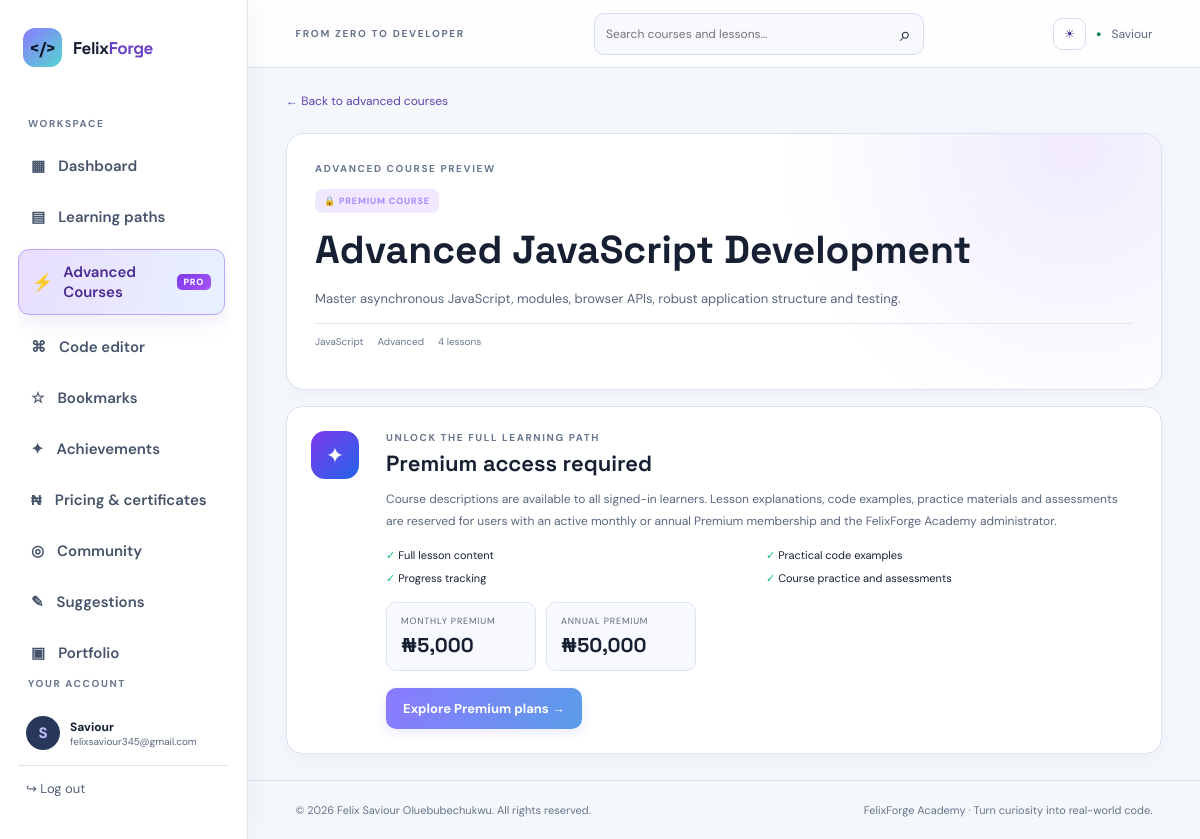
Page /advanced-courses/advanced-javascript (signed in) on the committed database.
### app.py (models this page shows, shortened)
class User(UserMixin, db.Model):
    id = db.Column(db.Integer, primary_key=True)
    username = db.Column(db.String(32), unique=True, nullable=False)
    email = db.Column(db.String(254), unique=True, nullable=False)
    password_hash = db.Column(db.String(255), nullable=False)
    created_at = db.Column(db.DateTime, default=datetime.utcnow)
    projects = db.relationship('Project', backref='owner', cascade='all, delete-orphan')
    progress = db.relationship('Progress', backref='learner', cascade='all, delete-orphan')
    quiz_results = db.relationship('QuizResult', back_populates='learner', cascade='all, delete-orphan')

class Course(db.Model):
    id = db.Column(db.Integer, primary_key=True)
    slug = db.Column(db.String(40), unique=True, nullable=False)
    title = db.Column(db.String(80), nullable=False)
    level = db.Column(db.String(30), default='Beginner')
    description = db.Column(db.Text, default='')
    language = db.Column(db.String(30), nullable=False)
    access_level = db.Column(db.String(20), nullable=False, default='free')
    lessons = db.relationship('Lesson', backref='course', cascade='all, delete-orphan', order_by='Lesson.position')

### app.py (the view)
@app.route('/advanced-courses/<slug>')
@login_required
def advanced_course_detail(slug):
    course = Course.query.filter_by(slug=slug, access_level='premium').first_or_404()
    if can_access_advanced_courses():
        done = {p.lesson_id for p in Progress.query.filter_by(user_id=current_user.id).all()}
        return render_template('course.html', course=course, done=done)
    return render_template('advanced_course_locked.html', course=course,
                           monthly_fee=app.config['MEMBERSHIP_MONTHLY_NAIRA'],
                           annual_fee=app.config['MEMBERSHIP_ANNUAL_NAIRA'])

### app.py (called while the page is built)
@login_manager.user_loader
def load_user(user_id): return db.session.get(User, int(user_id))

def is_admin_user():
    admin_email = app.config.get('ADMIN_EMAIL', '')
    return bool(
        current_user.is_authenticated
        and app.config.get('ADMIN_ENABLED')
        and admin_email
        and current_user.email.lower() == admin_email
    )

def has_active_premium_membership(user_id):
    now = datetime.utcnow()
    return MembershipPayment.query.filter(
        MembershipPayment.user_id == user_id,
        MembershipPayment.plan.in_(['monthly', 'annual']),
        MembershipPayment.status == 'paid',
        MembershipPayment.starts_at.isnot(None),
        MembershipPayment.starts_at <= now,
        MembershipPayment.ends_at.isnot(None),
        MembershipPayment.ends_at > now,
    ).first() is not None

def can_access_advanced_courses():
    return bool(current_user.is_authenticated and (
        is_admin_user() or has_active_premium_membership(current_user.id)
    ))

@app.before_request
def record_daily_activity():
    if current_user.is_authenticated and request.endpoint not in {'static', 'logout'}:
        today = datetime.utcnow().date()
        activity = UserActivity.query.filter_by(user_id=current_user.id, activity_date=today).first()
        if activity is None:
            db.session.add(UserActivity(user_id=current_user.id, activity_date=today, last_seen_at=datetime.utcnow()))
        try:
            db.session.commit()
        except Exception:
            db.session.rollback()
            app.logger.exception('Could not record learner activity')

### templates/advanced_course_locked.html (shortened to what this page needs)
{% extends 'base.html' %}
{% block content %}
<a class="back-link" href="{{ url_for('advanced_courses') }}">← Back to advanced courses</a>
<section class="locked-course-hero"><div class="eyebrow">ADVANCED COURSE PREVIEW</div><div class="locked-course-label">🔒 PREMIUM COURSE</div><h1>{{ course.title }}</h1><p>{{ course.description }}</p><div class="advanced-card-meta"><span>{{ course.language }}</span><span>{{ course.level }}</span><span>{{ course.lessons|length }} lessons</span></div></section>
<section class="locked-content-panel"><div class="locked-content-icon">✦</div><div><div class="eyebrow">UNLOCK THE FULL LEARNING PATH</div><h2>Premium access required</h2><p>Course descriptions are available to all signed-in learners. Lesson explanations, code examples, practice materials and assessments are reserved for users with an active monthly or annual Premium membership and the FelixForge Academy administrator.</p><div class="locked-benefits"><span>✓ Full lesson content</span><span>✓ Practical code examples</span><span>✓ Progress tracking</span><span>✓ Course practice and assessments</span></div><div class="locked-prices"><div><small>MONTHLY PREMIUM</small><b>₦{{ "{:,.0f}".format(monthly_fee) }}</b></div><div><small>ANNUAL PREMIUM</small><b>₦{{ "{:,.0f}".format(annual_fee) }}</b></div></div><a class="button" href="{{ url_for('monetization_plan') }}">Explore Premium plans →</a></div></section>
{% endblock %}

### templates/base.html (shortened to what this page needs)
<!doctype html>
<html lang="en">
<head>
<link rel="stylesheet" href="{{ url_for('static',filename='style.css') }}">
</head>
<body>
<div class="shell">
<aside class="sidebar">
<a class="brand" href="{{ url_for('home') }}"><span class="brand-mark">&lt;/&gt;</span><span>Felix<span class="brand-muted">Forge</span></span></a>
<div class="side-label">WORKSPACE</div>
<nav>
<a href="{{ url_for('dashboard') }}" class="nav-link {% if request.endpoint=='dashboard' %}active{% endif %}">▦ <span>Dashboard</span></a>
<a href="{{ url_for('courses') }}" class="nav-link ">▤ <span>Learning paths</span></a>
<a href="{{ url_for('advanced_courses') }}" class="nav-link advanced-nav-link {% if advanced_nav_active %}active{% endif %}"><strong class="advanced-icon">⚡</strong><span>Advanced Courses</span><span class="advanced-badge">PRO</span></a>
<a href="{{ url_for('editor') }}" class="nav-link {% if request.endpoint=='editor' %}active{% endif %}">⌘ <span>Code editor</span></a>
<a href="{{ url_for('bookmarks') }}" class="nav-link">☆ <span>Bookmarks</span></a>
<a href="{{ url_for('achievements') }}" class="nav-link">✦ <span>Achievements</span></a>
<a href="{{ url_for('monetization_plan') }}" class="nav-link {% if request.endpoint=='monetization_plan' %}active{% endif %}">₦ <span>Pricing & certificates</span></a>
<a href="{{ url_for('community') }}" class="nav-link">◎ <span>Community</span></a>
<a href="{{ url_for('suggestions') }}" class="nav-link {% if request.endpoint=='suggestions' %}active{% endif %}">✎ <span>Suggestions</span></a>
<a href="{{ url_for('portfolio') }}" class="nav-link">▣ <span>Portfolio</span></a>
</nav>
<div class="side-bottom"><div class="side-label">YOUR ACCOUNT</div>
<div class="user-mini"><div class="avatar">{{ (current_user.username[0] if current_user.is_authenticated else 'F')|upper }}</div><div><b>{{ current_user.username if current_user.is_authenticated else 'Guest learner' }}</b><small>{{ current_user.email if current_user.is_authenticated else 'Start learning today' }}</small></div></div>
{% if current_user.is_authenticated %}<form method="post" action="{{ url_for('logout') }}"><input type="hidden" name="csrf_token" value="{{ csrf_token() }}"><button class="logout-link">↪ Log out</button></form>{% else %}<a class="logout-link" href="{{ url_for('login') }}">↪ Log in</a>{% endif %}
</div>
</aside>
<main class="main">
<header class="topbar"><div class="mobile-brand">&lt;/&gt; FelixForge Academy</div><div class="crumb">FROM ZERO TO DEVELOPER</div>
<form class="global-search" action="{{ url_for('search') }}" method="get"><input name="q" type="search" placeholder="Search courses and lessons…" aria-label="Search courses and lessons"><button aria-label="Search">⌕</button></form>
<div class="top-actions"><button type="button" class="theme-toggle" id="themeToggle" aria-label="Toggle colour theme" aria-pressed="false">◐</button>
{% if current_user.is_authenticated %}<span class="online-dot">●</span><span class="top-user"><a href="{{ url_for('profile') }}">{{ current_user.username }}</a></span>{% else %}<a class="button button-small" href="{{ url_for('login') }}">Log in</a>{% endif %}</div>
</header>
<section class="page">{% block content %}{% endblock %}</section>
<footer>© {{ year }} Felix Saviour Oluebubechukwu. All rights reserved. <span>FelixForge Academy · Turn curiosity into real-world code.</span></footer>
</main></div>
</body></html>

### rows in the picture
User: username "S", username "Saviour", email "felixsaviour345@gmail.com"
Course: title "Advanced JavaScript Development", description "Master asynchronous JavaScript, modules, browser APIs, robust application structure and testing.", language "JavaScript", level "Advanced"

### other values in the picture
{{ course.lessons|length }} "4"
{{ "{:,.0f}".format(monthly_fee) }} "5,000"
{{ "{:,.0f}".format(annual_fee) }} "50,000"
